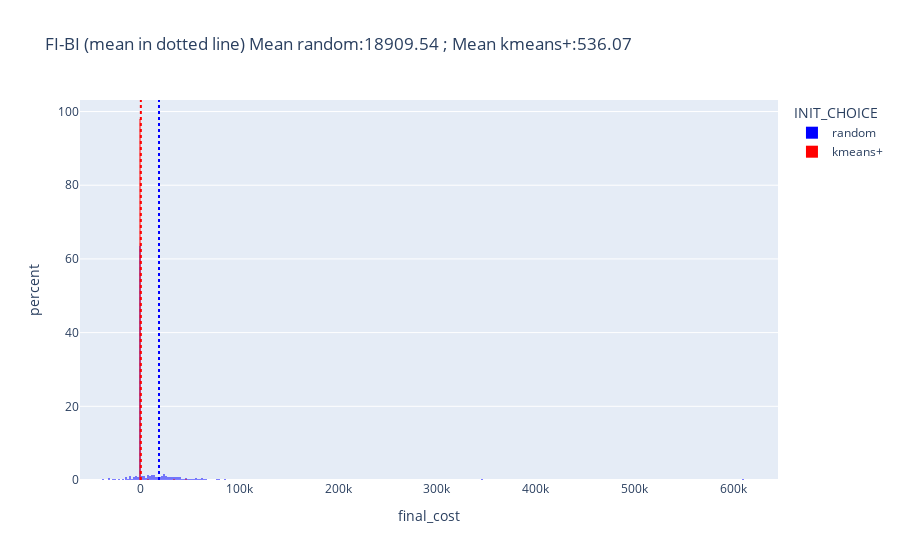

Here is the notebook cell this chart was saved with:
### Code cell
# num_clust = 2
# attr = attr
for num_clust in [4,8,16,2]:
    df_tmp = df_infos.query(f"NUM_CLUST == {num_clust}")
    for attr in ["init_cost","num_iter","num_iter_glob","duration","final_cost"]:
        df_rand = df_tmp.query(f"INIT_CHOICE == \'random\'")
        df_kmeans = df_tmp.query(f"INIT_CHOICE == \'kmeans+\'")
        fig = px.histogram(df_tmp,x=attr,color="INIT_CHOICE",
                           color_discrete_map = {'random':'blue','kmeans+':'red'},
                           histnorm="percent",
                           range_y=None, #if attr != "final_cost" else [0,5],
                           barmode="overlay",
                           nbins=500,title="FI-BI (mean in dotted line) "+ f"Mean random:{df_rand[attr].mean():.2f} ; "+f"Mean kmeans+:{df_kmeans[attr].mean():.2f}")  
        fig.add_vline(x=df_rand[attr].mean(),
               line=dict(dash= 'dot',color='blue')
               )
        fig.add_vline(x=df_kmeans[attr].mean(),
               line=dict(dash= 'dot',color='red')
               )
   
        fig.write_image(str(dataset_path.parent.parent / f'./images/dataset_stats_{attr}_{num_clust}_FI-BI_clust.jpg'))
fig.show()

### Figure 1 — Plotly figure (JSON) as saved in the notebook; plotly's stock layout.template omitted (floating-point values rounded to 4 significant figures; data arrays with more than 128 entries replaced by an {"elided": "..."} marker saying what was removed)
{"data": [{"alignmentgroup": "True", "bingroup": "x", "histnorm": "percent", "hovertemplate": "INIT_CHOICE=random<br>final_cost=%{x}<br>percent=%{y}<extra></extra>", "legendgroup": "random", "marker": {"color": "blue", "opacity": 0.5, "pattern": {"shape": ""}}, "name": "random", "nbinsx": 500, "offsetgroup": "random", "orientation": "v", "showlegend": true, "type": "histogram", "x": {"elided": "1012 float values"}, "xaxis": "x", "yaxis": "y"}, {"alignmentgroup": "True", "bingroup": "x", "histnorm": "percent", "hovertemplate": "INIT_CHOICE=kmeans+<br>final_cost=%{x}<br>percent=%{y}<extra></extra>", "legendgroup": "kmeans+", "marker": {"color": "red", "opacity": 0.5, "pattern": {"shape": ""}}, "name": "kmeans+", "nbinsx": 500, "offsetgroup": "kmeans+", "orientation": "v", "showlegend": true, "type": "histogram", "x": {"elided": "988 float values"}, "xaxis": "x", "yaxis": "y"}], "layout": {"barmode": "overlay", "legend": {"title": {"text": "INIT_CHOICE"}, "tracegroupgap": 0}, "shapes": [{"line": {"color": "blue", "dash": "dot"}, "type": "line", "x0": 18910.0, "x1": 18910.0, "xref": "x", "y0": 0, "y1": 1, "yref": "y domain"}, {"line": {"color": "red", "dash": "dot"}, "type": "line", "x0": 536.1, "x1": 536.1, "xref": "x", "y0": 0, "y1": 1, "yref": "y domain"}], "title": {"text": "FI-BI (mean in dotted line) Mean random:18909.54 ; Mean kmeans+:536.07"}, "xaxis": {"anchor": "y", "domain": [0, 1], "title": {"text": "final_cost"}}, "yaxis": {"anchor": "x", "domain": [0, 1], "title": {"text": "percent"}}}}
